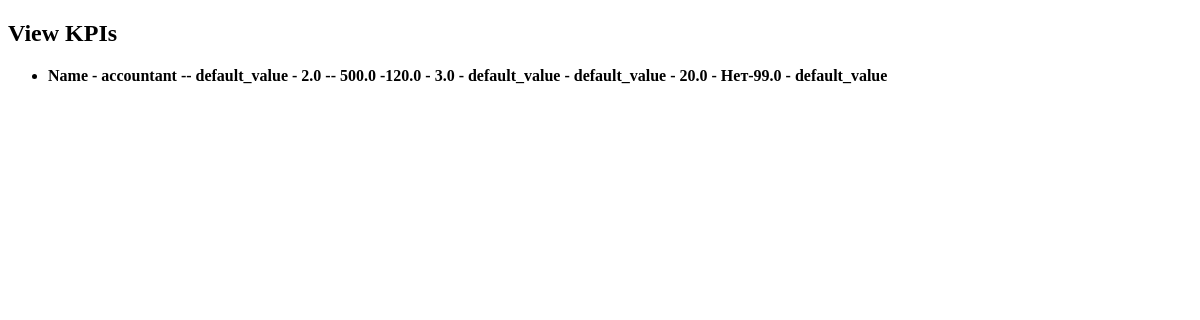
Page /calc/view_kpis/ on the earlier database version.
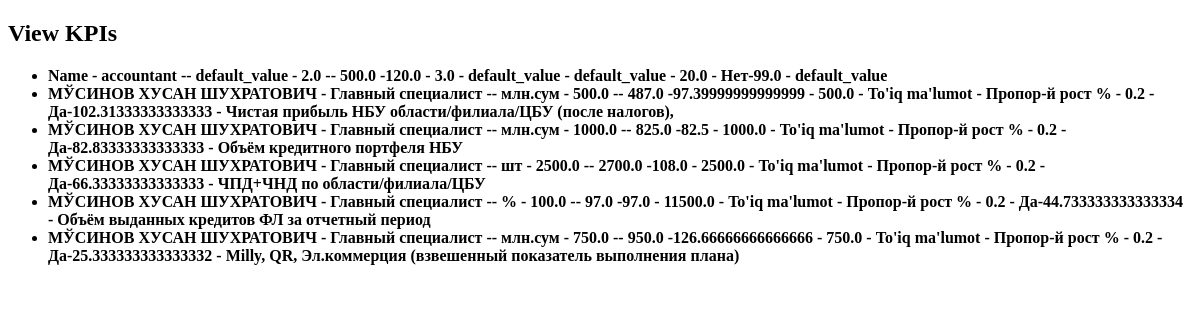
Same page on the later database version.
### calc/models.py (models this page shows, shortened)
class KPI(models.Model):
    employee = models.ForeignKey(Employee, on_delete=models.CASCADE)
    month = models.DateField()
    performance_score = models.FloatField()
    kpi_name = models.CharField(max_length=255, default='default_value')
    metric = models.CharField(max_length=255, default='default_value')
    fact = models.FloatField()
    finished = models.FloatField(null=True)
    premium = models.FloatField(null=True)
    definition = models.TextField(default='default_value')
    method = models.TextField(default='default_value')
    weight = models.FloatField(null=True)
    activity = models.CharField(max_length=4, default='Нет')
    overall = models.FloatField(null=True)

class Employee(models.Model):
    name = models.CharField(max_length=255)
    position = models.CharField(max_length=255)

### calc/views.py (the view)
# urls.py: path('view_kpis/', view_kpis, name='view_kpis'),
def view_kpis(request):
    kpis = KPI.objects.all()
    return render(request, 'view_kpis.html', {'kpis': kpis})

### calc/templates/view_kpis.html (shortened to what this page needs)
<!DOCTYPE html>
<html lang="en">
<head>
</head>
<body>
    <h2>View KPIs</h2>
    {% if kpis %}
        <ul>
            {% for kpi in kpis %}
                <li style="font-weight: bold;">{{ kpi.employee.name }} - {{kpi.employee.position}} -- {{kpi.metric}} - {{ kpi.performance_score }} --  {{kpi.fact}} -{{kpi.finished}} - {{kpi.premium}} - {{kpi.definition}} - {{kpi.method}} - {{kpi.weight}} - {{kpi.activity}}-{{kpi.overall}}  - {{kpi.kpi_name}}</li>
            {% endfor %}
        </ul>
    {% else %}
        <p>No KPI entries available.</p>
    {% endif %}
</body>
</html>

Differences in the rows shown:
added KPI: employee.name "МЎСИНОВ ХУСАН ШУХРАТОВИЧ", employee.position "Главный специалист", metric "млн.сум", performance_score "500.0", fact "487.0", finished "97.39999999999999", premium "500.0", definition "To'iq ma'lumot", method "Пропор-й рост %", weight "0.2", activity "Да", overall "102.31333333333333", kpi_name "Чистая прибыль НБУ области/филиала/ЦБУ (после налогов),"
added KPI: employee.name "МЎСИНОВ ХУСАН ШУХРАТОВИЧ", employee.position "Главный специалист", metric "млн.сум", performance_score "1000.0", fact "825.0", finished "82.5", premium "1000.0", definition "To'iq ma'lumot", method "Пропор-й рост %", weight "0.2", activity "Да", overall "82.83333333333333", kpi_name "Объём кредитного портфеля НБУ"
added KPI: employee.name "МЎСИНОВ ХУСАН ШУХРАТОВИЧ", employee.position "Главный специалист", metric "шт", performance_score "2500.0", fact "2700.0", finished "108.0", premium "2500.0", definition "To'iq ma'lumot", method "Пропор-й рост %", weight "0.2", activity "Да", overall "66.33333333333333", kpi_name "ЧПД+ЧНД по области/филиала/ЦБУ"
added KPI: employee.name "МЎСИНОВ ХУСАН ШУХРАТОВИЧ", employee.position "Главный специалист", metric "%", performance_score "100.0", fact "97.0", finished "97.0", premium "11500.0", definition "To'iq ma'lumot", method "Пропор-й рост %", weight "0.2", activity "Да", overall "44.733333333333334", kpi_name "Объём выданных кредитов ФЛ за отчетный период"
added KPI: employee.name "МЎСИНОВ ХУСАН ШУХРАТОВИЧ", employee.position "Главный специалист", metric "млн.сум", performance_score "750.0", fact "950.0", finished "126.66666666666666", premium "750.0", definition "To'iq ma'lumot", method "Пропор-й рост %", weight "0.2", activity "Да", overall "25.333333333333332", kpi_name "Milly, QR, Эл.коммерция (взвешенный показатель выполнения плана)"
